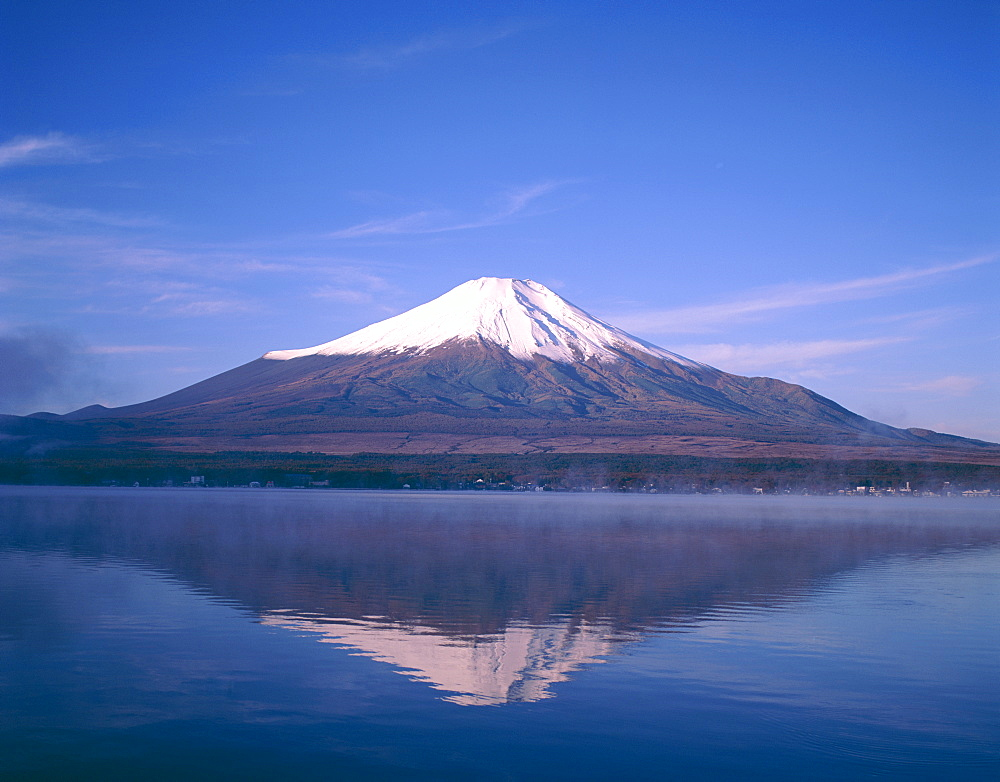
#> input picture mount.jpg, 1000 x 782 px
$ jupyter execute --allow-errors M4_Lab_Task_03_Abdullah_Arif.ipynb
#> lines starting #> are read from the running program, lines starting #| are printed output that depends on the picture
[cell 1]
import cv2 as cv2

[cell 2]
mount=cv2.imread('mount.jpg',1) # 0 indicates that image is loaded in grayscale
#> mount is the input picture: shape (782, 1000, 3); mean B, G, R 175.5, 108.5, 79.1

[cell 3]
rain=cv2.imread('rain.jpg',0) # -1 indicates that image is loaded as it is
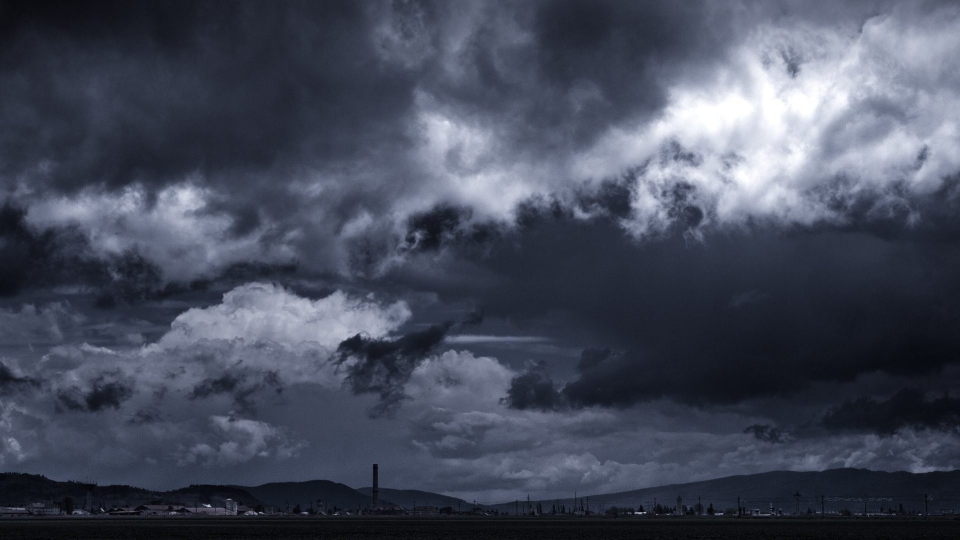
#> input picture rain.jpg, 1920 x 1080 px (shown at 1/2 size)
#> rain: shape (1080, 1920); min 0, max 255, mean 74.6

[cell 4]
tree=cv2.imread('tree.jpg',-1) # 1 indicates that image is loaded in RGB

[cell 5]
B,G,R=cv2.split(mount) # split the images in 3 colors
cv2.imshow('Blue' , B)
cv2.waitKey(0)
cv2.destroyAllWindows()
B.shape
#> Out = (782, 1000)

[cell 6]
img1=cv2.imread('rain.jpg')
#> img1 is the input picture: shape (1080, 1920, 3); mean B, G, R 90.6, 74.3, 68.8
img2=cv2.imread('tree.jpg')
img1=cv2.resize(img1,(600,600))
#> img1: shape (600, 600, 3)
#> (the rest of this cell did not finish here and is left out)

[cell 7]
img1=cv2.imread('bowl.jpg')
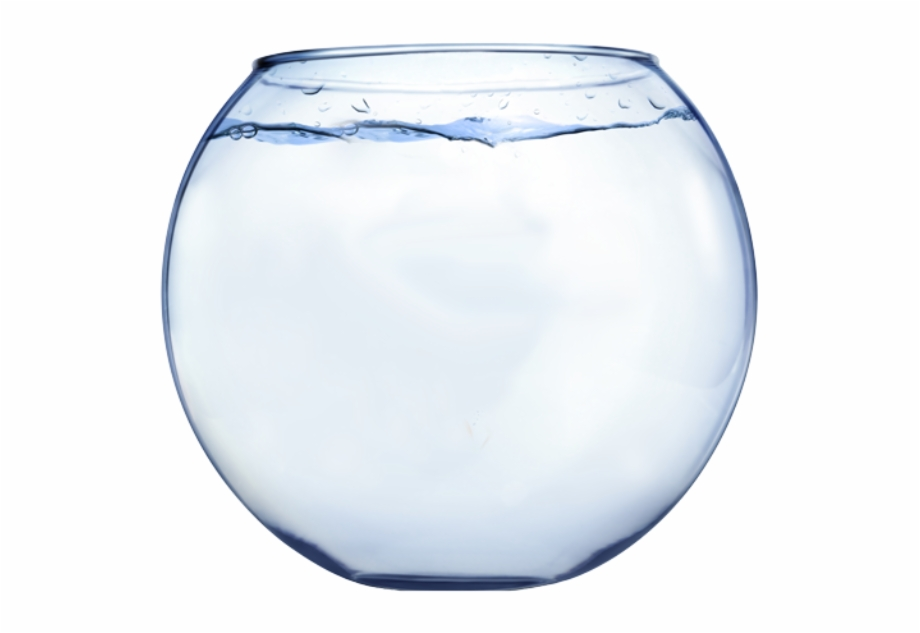
#> input picture bowl.jpg, 920 x 633 px
#> img1 is the input picture: shape (633, 920, 3); mean B, G, R 246.1, 241.7, 237.4
img1=cv2.resize(img1,(550,350))
#> img1: shape (350, 550, 3)
cv2.imshow('Bowl' , img1)
cv2.waitKey(0)
cv2.destroyAllWindows()

[cell 8]
img2=cv2.imread('fish.jpg')
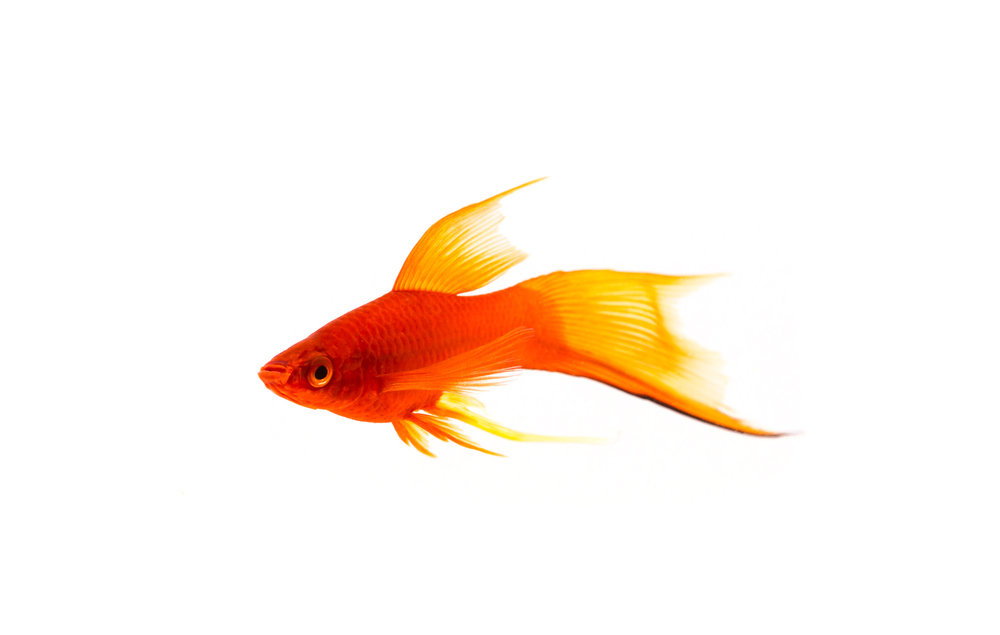
#> input picture fish.jpg, 1000 x 635 px
#> img2 is the input picture: shape (635, 1000, 3); mean B, G, R 234.3, 242.8, 253.7
img2=cv2.resize(img2,(550,350))
#> img2: shape (350, 550, 3)
cv2.imshow('GoldFish' , img2)
cv2.waitKey(0)
cv2.destroyAllWindows()

[cell 9]
img1=cv2.imread('bowl.jpg')
img2=cv2.imread('fish.jpg')
img1=cv2.resize(img1,(550,350))
img2=cv2.resize(img2,(550,350))
mix = cv2.addWeighted(img1, 0.55, img2, 0.35, 0)
cv2.imshow('Filtered' , mix)
cv2.waitKey(0)
cv2.destroyAllWindows()

[cell 10]
img1=cv2.imread('mount.jpg')
img2=cv2.imread('mount2.jpg')
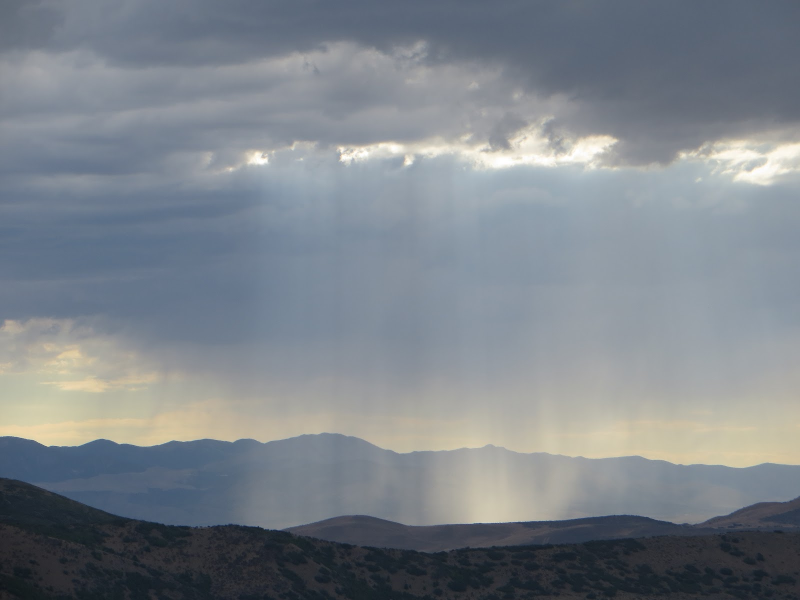
#> input picture mount2.jpg, 1600 x 1200 px (shown at 1/2 size)
#> img2 is the input picture: shape (1200, 1600, 3); mean B, G, R 138.8, 131.8, 124.9
img3=cv2.imread('sunny.jpg')
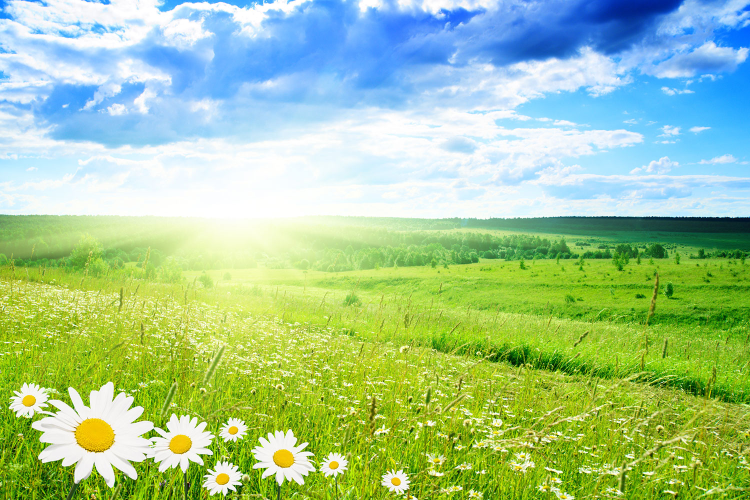
#> input picture sunny.jpg, 1500 x 1000 px (shown at 1/2 size)
#> img3 is the input picture: shape (1000, 1500, 3); mean B, G, R 148.2, 199.6, 162.5
img4=cv2.imread('rain.jpg')
img1=cv2.resize(img1,(600,600))
#> img1: shape (600, 600, 3)
img2=cv2.resize(img2,(600,600))
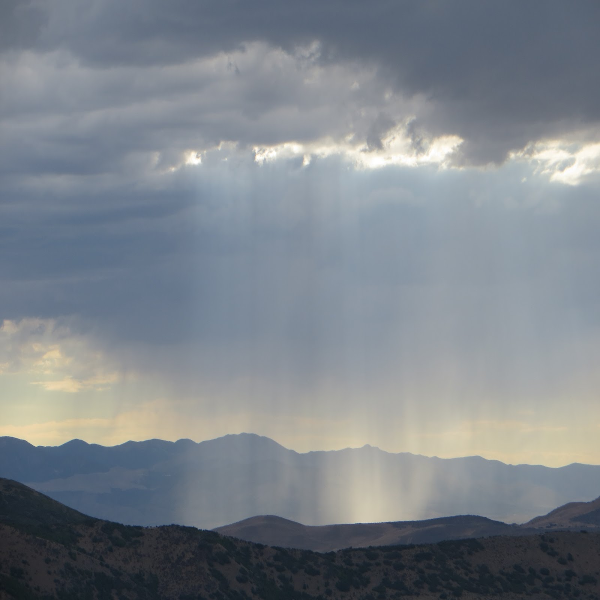
#> img2: shape (600, 600, 3); mean B, G, R 138.8, 131.9, 125
img3=cv2.resize(img3, (600,600))
#> img3: shape (600, 600, 3)
img4=cv2.resize(img4, (600,600))

# Define the weights for each image
w1 = 0.5
w2 = 0.2
w3 = 0.2
w4=0.1
blended1 = cv2.addWeighted(img1, 0.25, img2, 0.25, 0)
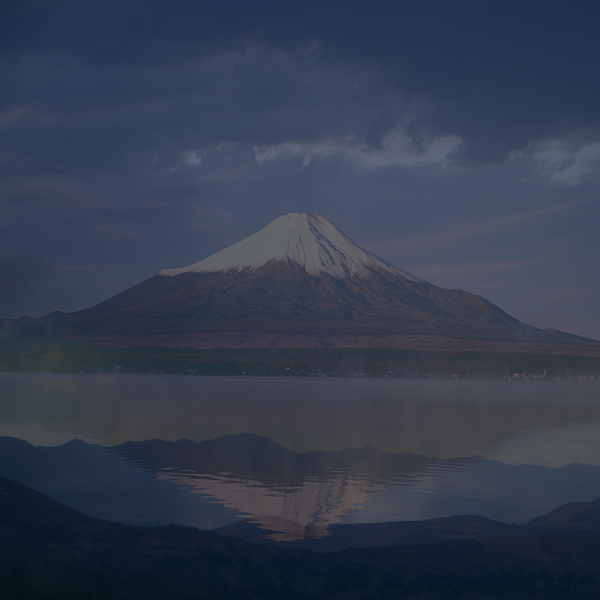
#> blended1: shape (600, 600, 3); mean B, G, R 78.5, 60.1, 51
blended2 = cv2.addWeighted(img3, 0.25, img4, 0.25, 0)
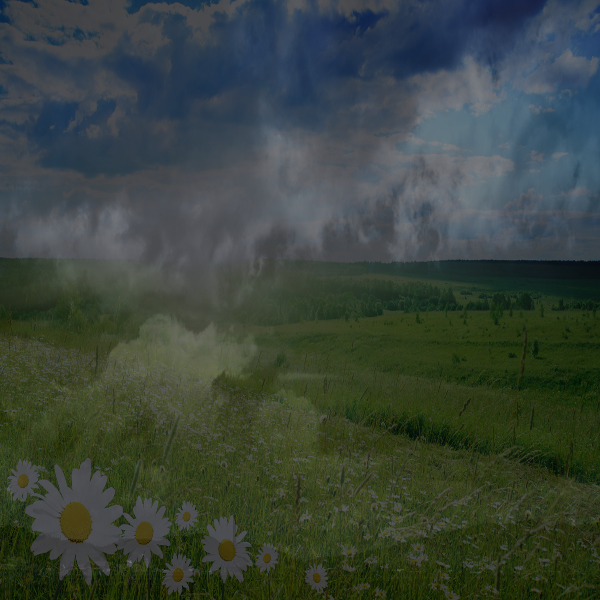
#> blended2: shape (600, 600, 3); mean B, G, R 59.7, 68.5, 57.8
add = cv2.addWeighted(blended1, 0.2, blended2, 0.8, 0)

cv2.imshow('ADD' , add)
cv2.waitKey(0)
cv2.destroyAllWindows()

[cell 11]
img1=cv2.imread('mount2.jpg')
img2=cv2.imread('mount.jpg')
img1=cv2.resize(img1,(550,550))
#> img1: shape (550, 550, 3)
img2=cv2.resize(img2,(550,550))
#> img2: shape (550, 550, 3)
sub = cv2.subtract(img2,img1)
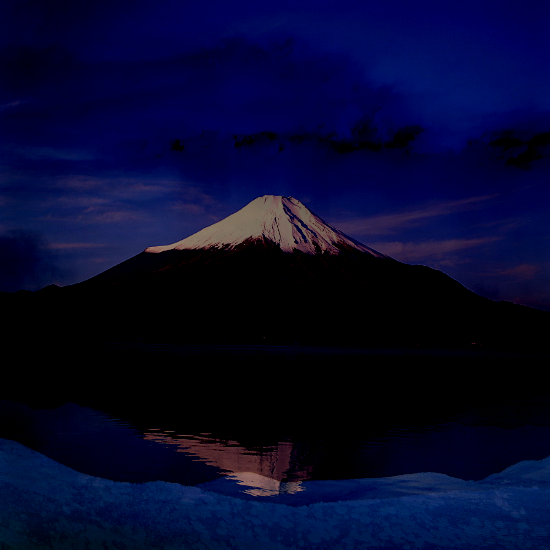
#> sub: shape (550, 550, 3); mean B, G, R 46.5, 8.5, 5.3
cv2.imshow('sub' , sub)
cv2.waitKey(0)
cv2.destroyAllWindows()

[cell 12]
img1=cv2.imread('tree.jpg')
#> (the rest of this cell did not finish here and is left out)

[cell 13]
from matplotlib import pyplot as plt
img=cv2.imread('sunny.jpg')
img=cv2.resize(img,(500,500))
start=(0,0)
end=(500,500)
thickness=3
color=(150,221,122)
image = cv2.line(img, start, end, color, thickness)
cv2.imshow('Draw Line',image)
cv2.waitKey(0)
cv2.destroyAllWindows()

[cell 14]
from matplotlib import pyplot as plt
img=cv2.imread('tree.jpg')
#> (the rest of this cell did not finish here and is left out)

[cell 15]
img=cv2.imread('sunny.jpg',1)
img=cv2.resize(img,(500,500))
img[0:25,:]=0
img[475:,:]=0
img[:,0:25]=255
img[:,475:500]=255
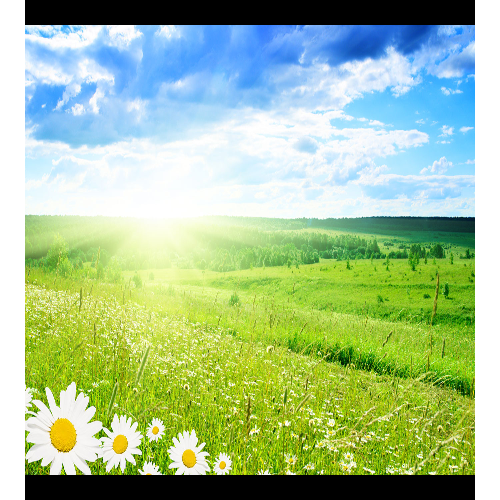
#> img: shape (500, 500, 3); mean B, G, R 148.3, 191.5, 163

cv2.imshow('Sunny',img)
cv2.waitKey(0)
cv2.destroyAllWindows()
